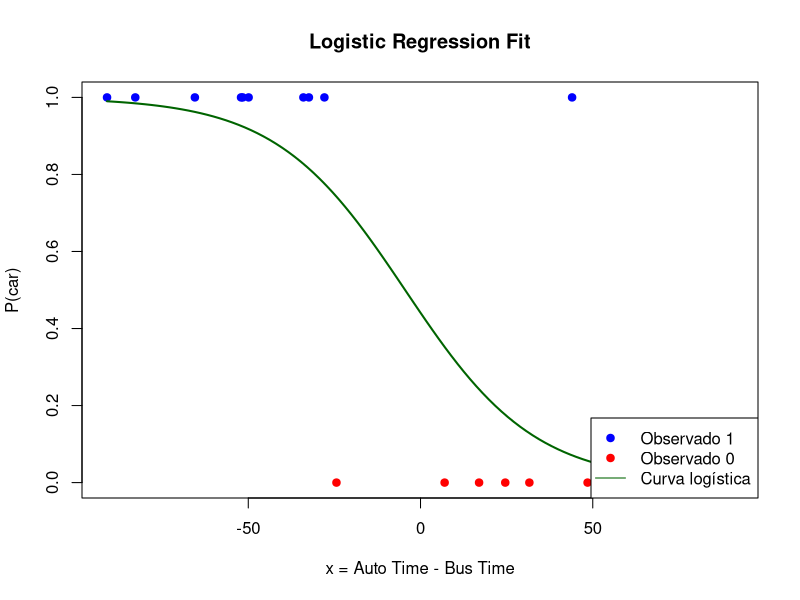
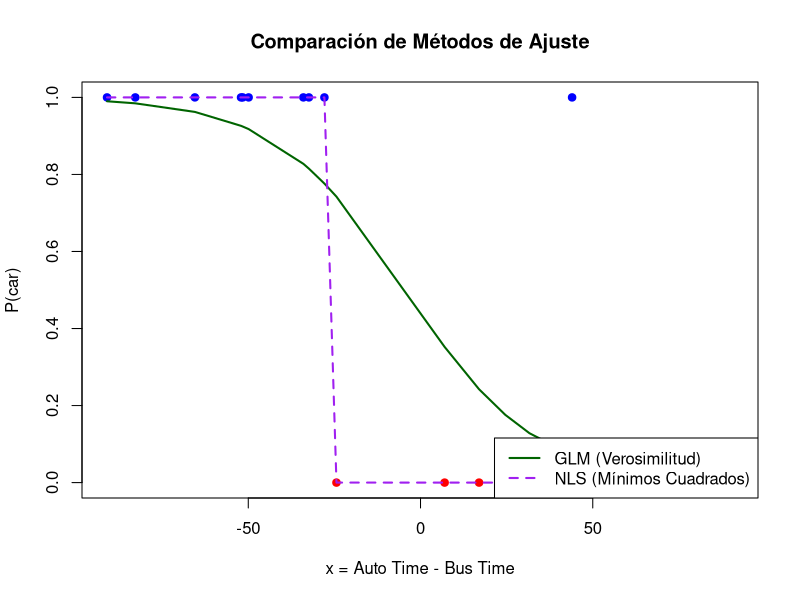

These figures' R source, in order:
## ---- chunk 1
knitr::opts_chunk$set(echo = TRUE)
## ---- chunk 2
# Datos del artículo
auto_time <- c(52.90, 4.10, 4.10, 56.20, 51.80, 0.20, 27.60, 89.90, 41.50,
               95.00, 99.10, 18.50, 82.00, 8.60, 22.50, 51.40, 81.00, 51.00,
               62.20, 95.10, 41.60)

bus_time <- c(4.4, 28.5, 86.9, 31.6, 20.2, 91.2, 79.7, 2.2, 24.5,
              43.5, 8.4, 84, 38, 1.6, 74.1, 83.8, 19.2, 85, 90.1, 22.2, 91.5)

y <- c(0, 0, 1, 0, 0, 1, 1, 0, 0,
       0, 0, 1, 1, 0, 1, 1, 0, 1, 1, 0, 1)

x <- auto_time - bus_time
## ---- chunk 3
# Modelo logístico
modelo <- glm(y ~ x, family = binomial)
summary(modelo)
## ---- chunk 4
# Visualización de los datos y la curva ajustada
plot(x, y, pch = 19, col = ifelse(y == 1, "blue", "red"),
     main = "Logistic Regression Fit",
     xlab = "x = Auto Time - Bus Time", ylab = "P(car)")
curve(predict(modelo, data.frame(x = sort(x)), type = "response"),
      add = TRUE, col = "darkgreen", lwd = 2)
legend("bottomright", legend = c("Observado 1", "Observado 0", "Curva logística"),
       col = c("blue", "red", "darkgreen"), pch = c(19, 19, NA), lty = c(NA, NA, 1))
## ---- chunk 5
# Ajuste por mínimos cuadrados no lineales
modelo_nls <- nls(
  y ~ 1 / (1 + exp(-(b0 + b1 * x))),
  start = list(b0 = 0, b1 = 0.05)
)

summary(modelo_nls)
## ---- chunk 6
coef(glm(y ~ x, family = binomial))
coef(modelo_nls)
## ---- chunk 7
plot(x, y, pch = 19, col = ifelse(y == 1, "blue", "red"),
     main = "Comparación de Métodos de Ajuste",
     xlab = "x = Auto Time - Bus Time", ylab = "P(car)")

x_sorted <- sort(x)
lines(x_sorted,
      predict(glm(y ~ x, family = binomial), type = "response")[order(x)],
      col = "darkgreen", lwd = 2)

b0_nls <- coef(modelo_nls)["b0"]
b1_nls <- coef(modelo_nls)["b1"]
p_nls <- 1 / (1 + exp(-(b0_nls + b1_nls * x_sorted)))
lines(x_sorted, p_nls, col = "purple", lwd = 2, lty = 2)

legend("bottomright",
       legend = c("GLM (Verosimilitud)", "NLS (Mínimos Cuadrados)"),
       col = c("darkgreen", "purple"), lty = c(1, 2), lwd = 2)
